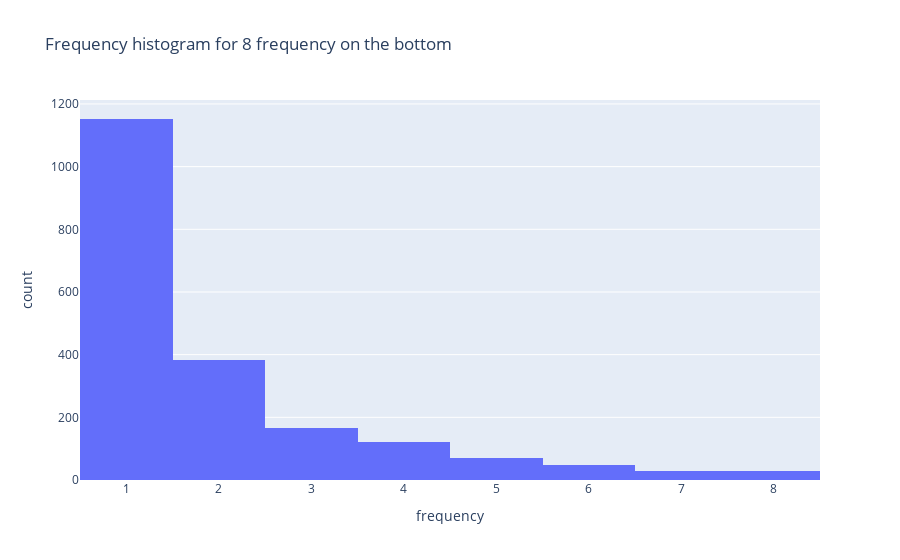

Notebook code cell kept with this figure:
### Markdown cell above
Let us execute the pipeline and investigate the results.

### Code cell
wolof_results = pipeline1.execute_pipeline("nlp_pipeline")

### Figure 1 — Plotly figure (JSON) as saved in the notebook; plotly's stock layout.template omitted (floating-point values rounded to 4 significant figures; data arrays with more than 128 entries replaced by an {"elided": "..."} marker saying what was removed)
{"data": [{"alignmentgroup": "True", "bingroup": "x", "hovertemplate": "frequency=%{x}<br>count=%{y}<extra></extra>", "legendgroup": "", "marker": {"color": "#636efa", "pattern": {"shape": ""}}, "name": "", "offsetgroup": "", "orientation": "v", "showlegend": false, "type": "histogram", "x": {"elided": "1996 int values"}, "xaxis": "x", "yaxis": "y"}], "layout": {"barmode": "relative", "legend": {"tracegroupgap": 0}, "title": {"text": "Frequency histogram for 8 frequency on the bottom"}, "xaxis": {"anchor": "y", "domain": [0, 1], "title": {"text": "frequency"}}, "yaxis": {"anchor": "x", "domain": [0, 1], "title": {"text": "count"}}}}
